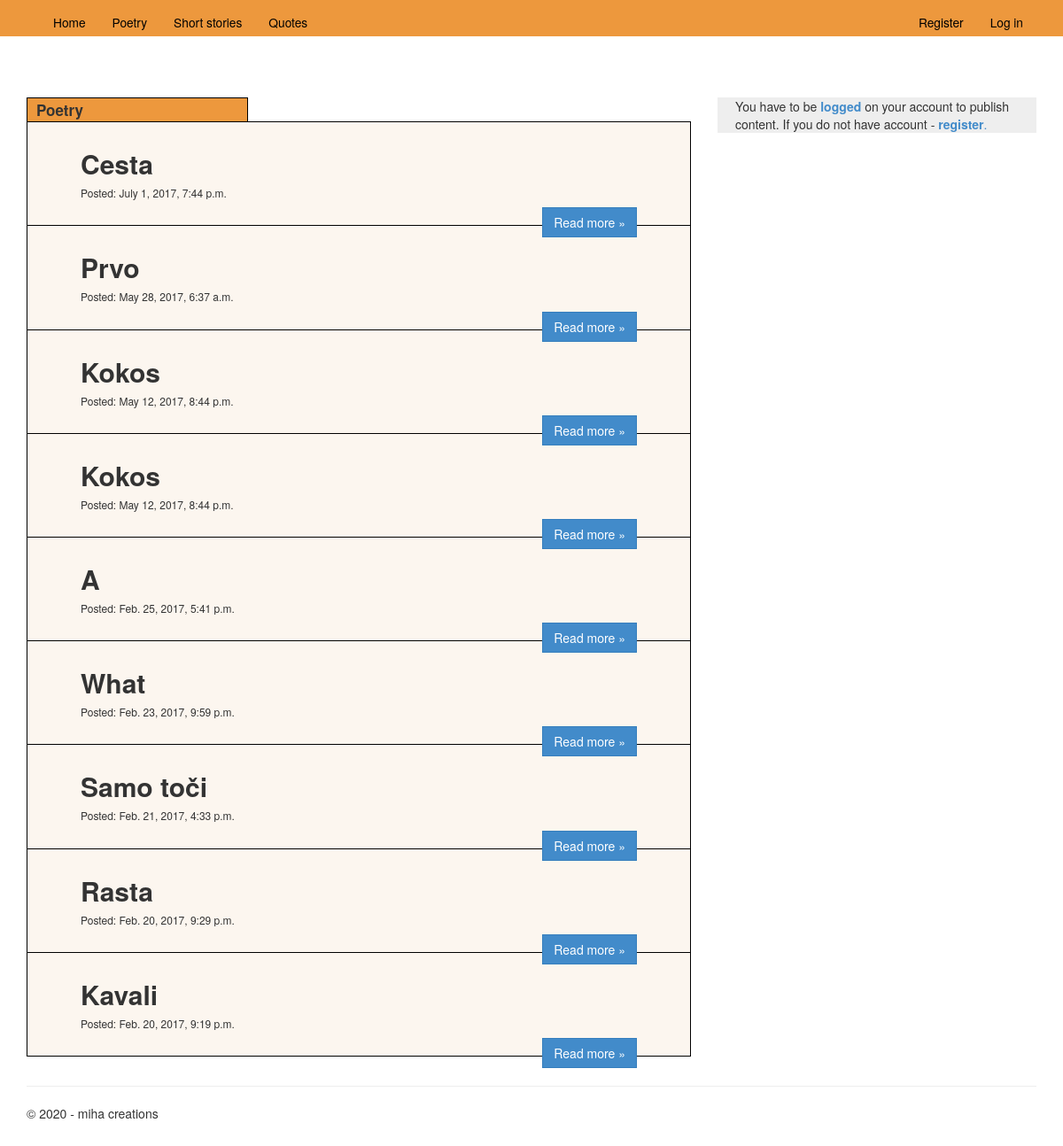
Screenshot of /poetry with the database file from the repository.
### app/models.py (models this page shows)
class ArtPublish(models.Model):
    author_id = models.ForeignKey(User, on_delete=models.CASCADE) #do I want to remove profile i.e. art when deleting user (?!)
    date = models.DateTimeField()
    views = models.BigIntegerField()
    upvotes = models.BigIntegerField()
    text = models.TextField()
    genre = models.CharField(max_length = 30)
    title = models.CharField(max_length = 100)

### app/views.py (the view)
# urls.py: url(r'^myprofile/(quotes|poetry|stories)', app.views.loadData),
def poetry(request):
    assert isinstance(request, HttpRequest)
    songs = ArtPublish.objects.all().filter(genre = 'Poetry').defer("id", "title", "date", "author_id")[::-1]
    print(songs)
    return render(
        request,
        'app/poetry.html', #add
        {
           'title':'Home Page',
           'year':datetime.now().year,
           'songs':songs
        }
    )

### app/templates/app/poetry.html (shortened to what this page needs)
﻿{% extends "app/layout.html" %}
{% block content %}
<br />
<br />
<div class="row">
    <div class="col-md-8">
         <div class="rect3 box incSize">
                    <b> Poetry </b>
         </div>
        {% for song in songs %}
             <div class="jumbotron myJumbotron4">
                <h2> <b> {{song.title}} </b> </h2>
                <h6> Posted: {{song.date}} </h6>
                <p class="middle">
                 <a href="/look/poetry/{{song.id}}" class="btn btn-primary btn-large pull-right"> Read more &raquo;</a>
                 </p>
            </div>
        {% endfor %}
    </div>
    {% include 'app/search.html' %}
</div>
{% endblock %}

### app/static/app/content/site.css (style rules this page uses)
a { white-space: nowrap; }
.myJumbotron4 { margin-top: 0px; margin-bottom: -1px; padding: 20px; padding-top: 10px; background-color:#fcf6ef; border: 1px solid black; }
.middle { text-align:center; font-size: 15px; }
.incSize { font-size: 17px; }
.rect3 { margin-bottom:-1px; margin-top:0px; background-color: #ed983d; margin-right:500px; border: 1px solid black; padding:1px; padding-left:10px; text-align:left; }
* { border-radius: 0 !important; }

### rows the page displays
ArtPublish: title "Cesta", date "July 1, 2017, 7:44 p.m."
ArtPublish: title "Prvo", date "May 28, 2017, 6:37 a.m."
ArtPublish: title "Kokos", date "May 12, 2017, 8:44 p.m."
ArtPublish: title "Kokos", date "May 12, 2017, 8:44 p.m."
ArtPublish: title "A", date "Feb. 25, 2017, 5:41 p.m."
ArtPublish: title "What", date "Feb. 23, 2017, 9:59 p.m."
ArtPublish: title "Samo toči", date "Feb. 21, 2017, 4:33 p.m."
ArtPublish: title "Rasta", date "Feb. 20, 2017, 9:29 p.m."
ArtPublish: title "Kavali", date "Feb. 20, 2017, 9:19 p.m."
